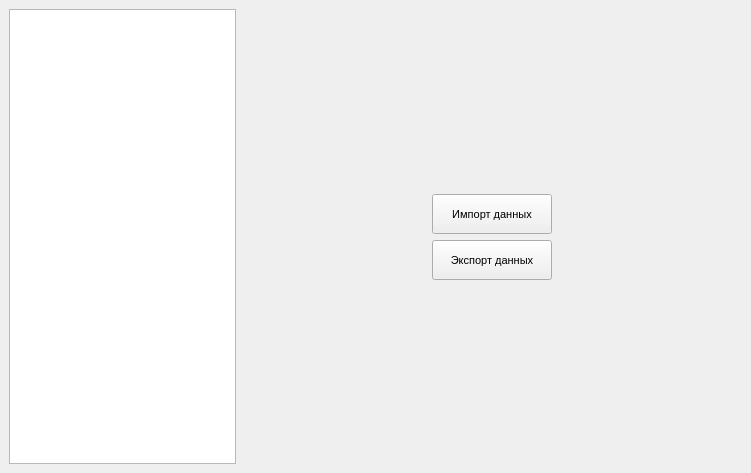
<?xml version="1.0" encoding="UTF-8"?>
<ui version="4.0">
 <class>SettingsWindow</class>
 <widget class="QWidget" name="SettingsWindow">
  <property name="geometry">
   <rect>
    <x>0</x>
    <y>0</y>
    <width>751</width>
    <height>473</height>
   </rect>
  </property>
  <property name="windowTitle">
   <string>Настройки</string>
  </property>
  <property name="styleSheet">
   <string/>
  </property>
  <layout class="QVBoxLayout" name="verticalLayout_4">
   <property name="spacing">
    <number>0</number>
   </property>
   <property name="leftMargin">
    <number>0</number>
   </property>
   <property name="topMargin">
    <number>0</number>
   </property>
   <property name="rightMargin">
    <number>0</number>
   </property>
   <property name="bottomMargin">
    <number>0</number>
   </property>
   <item>
    <widget class="QWidget" name="widget" native="true">
     <property name="styleSheet">
      <string notr="true"/>
     </property>
     <layout class="QHBoxLayout" name="horizontalLayout">
      <item>
       <widget class="QListWidget" name="MenuLWidget">
        <property name="minimumSize">
         <size>
          <width>200</width>
          <height>0</height>
         </size>
        </property>
        <property name="maximumSize">
         <size>
          <width>250</width>
          <height>16777215</height>
         </size>
        </property>
       </widget>
      </item>
      <item>
       <widget class="QStackedWidget" name="SettingsWStack">
        <property name="sizePolicy">
         <sizepolicy hsizetype="Minimum" vsizetype="Preferred">
          <horstretch>0</horstretch>
          <verstretch>0</verstretch>
         </sizepolicy>
        </property>
        <property name="maximumSize">
         <size>
          <width>500</width>
          <height>16777215</height>
         </size>
        </property>
        <property name="currentIndex">
         <number>5</number>
        </property>
        <widget class="QWidget" name="WorkingRatePage">
         <layout class="QGridLayout" name="gridLayout">
          <item row="0" column="0" colspan="2">
           <widget class="QLabel" name="SelectWorkingRateLabel">
            <property name="minimumSize">
             <size>
              <width>0</width>
              <height>70</height>
             </size>
            </property>
            <property name="font">
             <font>
              <pointsize>12</pointsize>
             </font>
            </property>
            <property name="text">
             <string>ВЫБЕРЕТЕ ВРЕМЯ РАБОТЫ</string>
            </property>
            <property name="alignment">
             <set>Qt::AlignCenter</set>
            </property>
           </widget>
          </item>
          <item row="1" column="0">
           <widget class="QListWidget" name="WorkingRatesLWidget">
            <property name="sizePolicy">
             <sizepolicy hsizetype="Preferred" vsizetype="Expanding">
              <horstretch>0</horstretch>
              <verstretch>0</verstretch>
             </sizepolicy>
            </property>
           </widget>
          </item>
          <item row="1" column="1">
           <widget class="QTextEdit" name="WorkingRatesInfo">
            <property name="sizePolicy">
             <sizepolicy hsizetype="Preferred" vsizetype="Expanding">
              <horstretch>0</horstretch>
              <verstretch>0</verstretch>
             </sizepolicy>
            </property>
            <property name="readOnly">
             <bool>false</bool>
            </property>
           </widget>
          </item>
          <item row="2" column="1">
           <widget class="QPushButton" name="SaveWorkingRateButton">
            <property name="text">
             <string>Сохранить</string>
            </property>
           </widget>
          </item>
          <item row="2" column="0">
           <widget class="QPushButton" name="CurrentWorkingRateButton">
            <property name="text">
             <string>Текущая рабочая ставка</string>
            </property>
           </widget>
          </item>
         </layout>
        </widget>
        <widget class="QWidget" name="ViewPage">
         <layout class="QVBoxLayout" name="verticalLayout">
          <item>
           <widget class="QGroupBox" name="ThemeGBox">
            <property name="title">
             <string>Тема</string>
            </property>
            <layout class="QHBoxLayout" name="horizontalLayout_2">
             <item>
              <spacer name="horizontalSpacer">
               <property name="orientation">
                <enum>Qt::Horizontal</enum>
               </property>
               <property name="sizeHint" stdset="0">
                <size>
                 <width>201</width>
                 <height>20</height>
                </size>
               </property>
              </spacer>
             </item>
             <item>
              <widget class="QComboBox" name="ThemeCBox">
               <property name="sizePolicy">
                <sizepolicy hsizetype="Preferred" vsizetype="Fixed">
                 <horstretch>0</horstretch>
                 <verstretch>0</verstretch>
                </sizepolicy>
               </property>
               <property name="minimumSize">
                <size>
                 <width>150</width>
                 <height>0</height>
                </size>
               </property>
              </widget>
             </item>
             <item>
              <spacer name="horizontalSpacer_2">
               <property name="orientation">
                <enum>Qt::Horizontal</enum>
               </property>
               <property name="sizeHint" stdset="0">
                <size>
                 <width>200</width>
                 <height>20</height>
                </size>
               </property>
              </spacer>
             </item>
            </layout>
           </widget>
          </item>
          <item>
           <layout class="QHBoxLayout" name="horizontalLayout_5">
            <item>
             <widget class="QLabel" name="OpacutyLabel">
              <property name="text">
               <string>Прозрачность</string>
              </property>
             </widget>
            </item>
            <item>
             <widget class="QSlider" name="OpacitySlider">
              <property name="orientation">
               <enum>Qt::Horizontal</enum>
              </property>
             </widget>
            </item>
           </layout>
          </item>
          <item>
           <spacer name="verticalSpacer_2">
            <property name="orientation">
             <enum>Qt::Vertical</enum>
            </property>
            <property name="sizeHint" stdset="0">
             <size>
              <width>20</width>
              <height>336</height>
             </size>
            </property>
           </spacer>
          </item>
         </layout>
        </widget>
        <widget class="QWidget" name="AutoPage">
         <layout class="QVBoxLayout" name="verticalLayout_2">
          <item>
           <widget class="QCheckBox" name="AutorunCheck">
            <property name="text">
             <string>Автозапуск</string>
            </property>
           </widget>
          </item>
          <item>
           <widget class="QCheckBox" name="TrayCheck">
            <property name="text">
             <string>Сворачить в трей</string>
            </property>
           </widget>
          </item>
          <item>
           <widget class="QCheckBox" name="ContextMenuCheck">
            <property name="text">
             <string>Добавить в контекстное меню проводника</string>
            </property>
           </widget>
          </item>
          <item>
           <widget class="Line" name="line">
            <property name="orientation">
             <enum>Qt::Horizontal</enum>
            </property>
           </widget>
          </item>
          <item>
           <widget class="QCheckBox" name="UpdatesCheck">
            <property name="text">
             <string>Проверять обновления</string>
            </property>
           </widget>
          </item>
          <item>
           <layout class="QHBoxLayout" name="horizontalLayout_3">
            <item>
             <widget class="QLineEdit" name="UpdatePathEdit">
              <property name="sizePolicy">
               <sizepolicy hsizetype="Preferred" vsizetype="Fixed">
                <horstretch>0</horstretch>
                <verstretch>0</verstretch>
               </sizepolicy>
              </property>
              <property name="readOnly">
               <bool>true</bool>
              </property>
             </widget>
            </item>
            <item>
             <widget class="QPushButton" name="SelectPathButton">
              <property name="sizePolicy">
               <sizepolicy hsizetype="Maximum" vsizetype="Fixed">
                <horstretch>0</horstretch>
                <verstretch>0</verstretch>
               </sizepolicy>
              </property>
              <property name="text">
               <string>...</string>
              </property>
             </widget>
            </item>
            <item>
             <widget class="QPushButton" name="ResetPathButton">
              <property name="sizePolicy">
               <sizepolicy hsizetype="Maximum" vsizetype="Fixed">
                <horstretch>0</horstretch>
                <verstretch>0</verstretch>
               </sizepolicy>
              </property>
              <property name="text">
               <string>Сброс</string>
              </property>
             </widget>
            </item>
           </layout>
          </item>
          <item>
           <spacer name="verticalSpacer_4">
            <property name="orientation">
             <enum>Qt::Vertical</enum>
            </property>
            <property name="sizeHint" stdset="0">
             <size>
              <width>20</width>
              <height>282</height>
             </size>
            </property>
           </spacer>
          </item>
         </layout>
        </widget>
        <widget class="QWidget" name="TimePage">
         <layout class="QGridLayout" name="gridLayout_2">
          <property name="verticalSpacing">
           <number>20</number>
          </property>
          <item row="3" column="0">
           <widget class="QLabel" name="MaxTimeLabel">
            <property name="text">
             <string>Максимальное время конца рабочего дня</string>
            </property>
           </widget>
          </item>
          <item row="2" column="0">
           <widget class="QLabel" name="LaunchTimeLabel">
            <property name="text">
             <string>Длительность обеда</string>
            </property>
           </widget>
          </item>
          <item row="0" column="1">
           <widget class="QTimeEdit" name="LaunchStartValue">
            <property name="alignment">
             <set>Qt::AlignCenter</set>
            </property>
            <property name="buttonSymbols">
             <enum>QAbstractSpinBox::NoButtons</enum>
            </property>
            <property name="displayFormat">
             <string>hh:mm</string>
            </property>
           </widget>
          </item>
          <item row="1" column="1">
           <widget class="QTimeEdit" name="LaunchEndValue">
            <property name="alignment">
             <set>Qt::AlignCenter</set>
            </property>
            <property name="buttonSymbols">
             <enum>QAbstractSpinBox::NoButtons</enum>
            </property>
            <property name="displayFormat">
             <string>hh:mm</string>
            </property>
           </widget>
          </item>
          <item row="2" column="1">
           <widget class="QTimeEdit" name="LaunchTimeValue">
            <property name="alignment">
             <set>Qt::AlignCenter</set>
            </property>
            <property name="buttonSymbols">
             <enum>QAbstractSpinBox::NoButtons</enum>
            </property>
            <property name="displayFormat">
             <string>hh:mm</string>
            </property>
           </widget>
          </item>
          <item row="1" column="0">
           <widget class="QLabel" name="LaunchEndLabel">
            <property name="text">
             <string>Время окончания обеда</string>
            </property>
           </widget>
          </item>
          <item row="0" column="0">
           <widget class="QLabel" name="LaunchStartLabel">
            <property name="text">
             <string>Время начала обеда</string>
            </property>
           </widget>
          </item>
          <item row="6" column="0" colspan="2">
           <spacer name="verticalSpacer_6">
            <property name="orientation">
             <enum>Qt::Vertical</enum>
            </property>
            <property name="sizeHint" stdset="0">
             <size>
              <width>592</width>
              <height>185</height>
             </size>
            </property>
           </spacer>
          </item>
          <item row="4" column="1">
           <widget class="QTimeEdit" name="BeforeTimeValue">
            <property name="alignment">
             <set>Qt::AlignCenter</set>
            </property>
            <property name="buttonSymbols">
             <enum>QAbstractSpinBox::NoButtons</enum>
            </property>
            <property name="displayFormat">
             <string>hh:mm</string>
            </property>
           </widget>
          </item>
          <item row="5" column="0">
           <widget class="QLabel" name="AfterTimeLabel">
            <property name="text">
             <string>Автоматически добавлять ко времени конца</string>
            </property>
           </widget>
          </item>
          <item row="3" column="1">
           <widget class="QTimeEdit" name="MaxTimeValue">
            <property name="alignment">
             <set>Qt::AlignCenter</set>
            </property>
            <property name="buttonSymbols">
             <enum>QAbstractSpinBox::NoButtons</enum>
            </property>
            <property name="displayFormat">
             <string>hh:mm</string>
            </property>
           </widget>
          </item>
          <item row="4" column="0">
           <widget class="QLabel" name="BeforeTimeLabel">
            <property name="text">
             <string>Автоматически отнимать от времени начала</string>
            </property>
           </widget>
          </item>
          <item row="5" column="1">
           <widget class="QTimeEdit" name="AfterTimeValue">
            <property name="alignment">
             <set>Qt::AlignCenter</set>
            </property>
            <property name="buttonSymbols">
             <enum>QAbstractSpinBox::NoButtons</enum>
            </property>
            <property name="displayFormat">
             <string>hh:mm</string>
            </property>
           </widget>
          </item>
         </layout>
        </widget>
        <widget class="QWidget" name="WidgetPage">
         <layout class="QVBoxLayout" name="verticalLayout_3">
          <item>
           <widget class="QCheckBox" name="ViewWidgetCheck">
            <property name="text">
             <string>Показывать виджет на рабочем столе</string>
            </property>
           </widget>
          </item>
          <item>
           <widget class="QCheckBox" name="TopWidgetCheck">
            <property name="text">
             <string>Виджет поверх других окон</string>
            </property>
           </widget>
          </item>
          <item>
           <layout class="QHBoxLayout" name="horizontalLayout_4">
            <item>
             <widget class="QLabel" name="OpacityWidgetLabel">
              <property name="text">
               <string>Прозрачность
виджета</string>
              </property>
              <property name="alignment">
               <set>Qt::AlignCenter</set>
              </property>
             </widget>
            </item>
            <item>
             <widget class="QSlider" name="OpacityWidgetSlider">
              <property name="orientation">
               <enum>Qt::Horizontal</enum>
              </property>
             </widget>
            </item>
           </layout>
          </item>
          <item>
           <spacer name="verticalSpacer_8">
            <property name="orientation">
             <enum>Qt::Vertical</enum>
            </property>
            <property name="sizeHint" stdset="0">
             <size>
              <width>20</width>
              <height>342</height>
             </size>
            </property>
           </spacer>
          </item>
         </layout>
        </widget>
        <widget class="QWidget" name="ImportExportPage">
         <layout class="QVBoxLayout" name="verticalLayout_6">
          <item>
           <spacer name="verticalSpacer">
            <property name="orientation">
             <enum>Qt::Vertical</enum>
            </property>
            <property name="sizeHint" stdset="0">
             <size>
              <width>20</width>
              <height>159</height>
             </size>
            </property>
           </spacer>
          </item>
          <item>
           <layout class="QHBoxLayout" name="horizontalLayout_6">
            <item>
             <spacer name="horizontalSpacer_3">
              <property name="orientation">
               <enum>Qt::Horizontal</enum>
              </property>
              <property name="sizeHint" stdset="0">
               <size>
                <width>40</width>
                <height>20</height>
               </size>
              </property>
             </spacer>
            </item>
            <item>
             <layout class="QVBoxLayout" name="verticalLayout_5">
              <item>
               <widget class="QPushButton" name="ImportButton">
                <property name="minimumSize">
                 <size>
                  <width>120</width>
                  <height>40</height>
                 </size>
                </property>
                <property name="font">
                 <font>
                  <pointsize>8</pointsize>
                 </font>
                </property>
                <property name="text">
                 <string>Импорт данных</string>
                </property>
               </widget>
              </item>
              <item>
               <widget class="QPushButton" name="ExportButton">
                <property name="minimumSize">
                 <size>
                  <width>120</width>
                  <height>40</height>
                 </size>
                </property>
                <property name="font">
                 <font>
                  <pointsize>8</pointsize>
                 </font>
                </property>
                <property name="text">
                 <string>Экспорт данных</string>
                </property>
               </widget>
              </item>
             </layout>
            </item>
            <item>
             <spacer name="horizontalSpacer_4">
              <property name="orientation">
               <enum>Qt::Horizontal</enum>
              </property>
              <property name="sizeHint" stdset="0">
               <size>
                <width>40</width>
                <height>20</height>
               </size>
              </property>
             </spacer>
            </item>
           </layout>
          </item>
          <item>
           <spacer name="verticalSpacer_3">
            <property name="orientation">
             <enum>Qt::Vertical</enum>
            </property>
            <property name="sizeHint" stdset="0">
             <size>
              <width>20</width>
              <height>159</height>
             </size>
            </property>
           </spacer>
          </item>
         </layout>
        </widget>
       </widget>
      </item>
     </layout>
    </widget>
   </item>
  </layout>
 </widget>
 <resources/>
 <connections/>
</ui>
